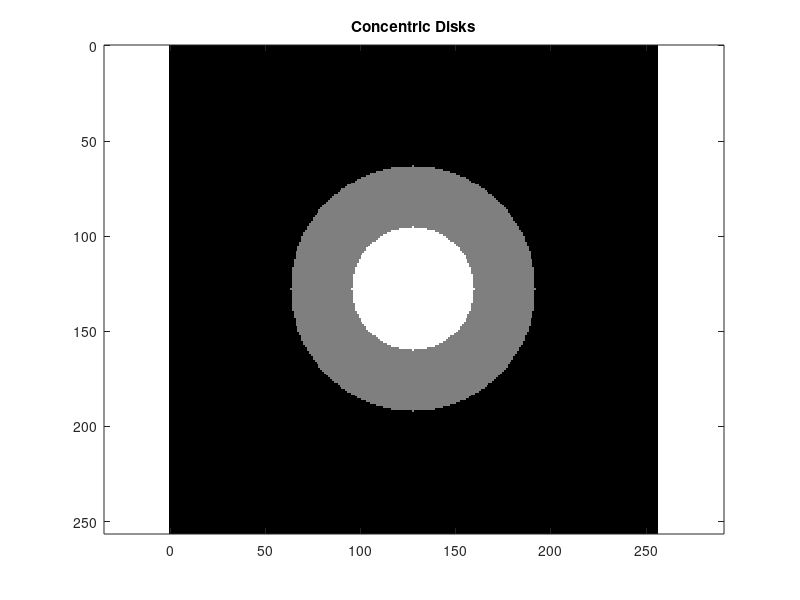

Here is the MATLAB script that generated this plot:
function disk()

 x=1:256; y=x; % useful for mesh plotting purposes
 A=zeros(256);
 B=zeros(256);

 %Define each circle as the x and y positions squares that are less than the radius of the circle squared. (I had to look up how to calculate this) then equate the circle to the grayscale color wanted. 
 
%Create the 256x256 grid that will make up the image
[columns, rows] = meshgrid(1 : 256, 1 : 256);
%designate the middle of the square, this is where the circle's middle will
%be.
middle = 128;

%These are the actual funcitons that produce the circles form the
%parameters. Note that "A" is the small white circle, who's radius is 32
%pixels and set to color 255 (white). "B" is the large circle of radius 64
%set to color 128 (mid-point between black and white). Define each circle 
%as the x and y positions squares that are less than the radius of the circle squared.
%(I had to look up how to calculate this) then equate the circle to the grayscale color wanted. 

 A(power((rows - middle),2)+power((columns - middle),2)<= power(32,2))=255;
 B(power((rows - middle),2)+power((columns - middle),2)<= power(64,2))=128;
 %Combine the two 
 C=A+B; 

 
figure(1)
image([0 256],[0 256],C)%compile the image
axis ij  % put 0,0 in UL corner
axis equal
axis tight
colormap(gray(256)) % a 256 level (8-bit) grayscale
title('Concentric Disks')